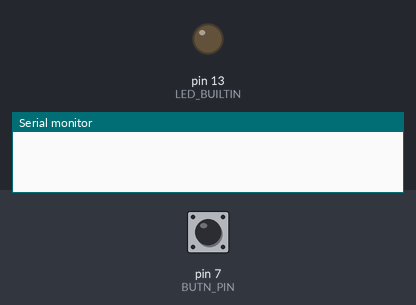
A sketch run on a simulated Arduino Uno, built with avr-gcc and run on an emulated ATmega328P. Shown: output pins drawn as LEDs (lit = HIGH), the last lines printed to the serial monitor. Inputs (shaded band) come from the test bench; at power-on: pin 7 (BUTN_PIN) LOW.

Above: at 1.2 s.
1.3 s: pin 7 (BUTN_PIN) pulled HIGH for 1 s
At 2.1 s:
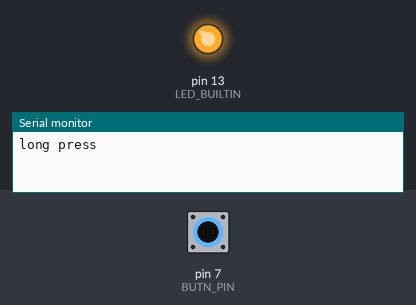
5.4 s: pin 7 (BUTN_PIN) pulled HIGH for 3.2 s
At 9.8 s:
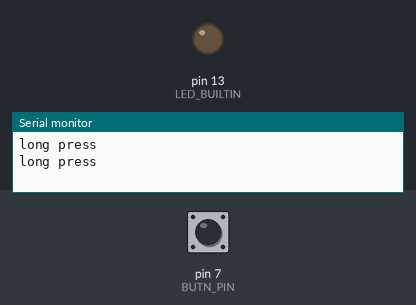
Timing chart, 0 to 11.3 s (numbered marks = the images above; inputs shaded):
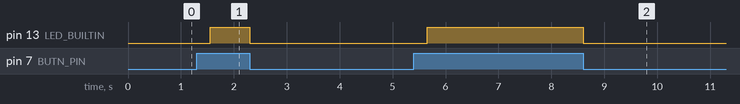

The sketch:

ir-record_transmit.ino
```cpp
// Code for HackSpace magazine
// Infrared receiver and transmitter with a button
// Hold button to record infrared signal
// Press button briefly to send dignal
// Requires an Arduino UNO, button, reciever and transmitter


#include <IRremote.h>

const int RECV_PIN = 10; // IR receiver input pin
const int BUTN_PIN = 7;

long buttonTimer = 0;
long longPressTime = 250;

bool buttonActive = false;
bool longPressActive = false;

int msglen = 0;
unsigned int receivedData[RAWBUF];
int khz = 38;

IRrecv irrecv(RECV_PIN);
IRsend irsend;
decode_results results; // decode_results class is defined in IRremote.h


void setup() {
  pinMode(LED_BUILTIN, OUTPUT);
  pinMode(BUTN_PIN, INPUT);
  Serial.begin(9600);
  irrecv.enableIRIn(); // Start the receiver

}

void loop() {

  if (digitalRead(BUTN_PIN) == HIGH) {

    if (buttonActive == false) {

      buttonActive = true;
      buttonTimer = millis();

    }

    if ((millis() - buttonTimer > longPressTime) && (longPressActive == false)) {

      longPressActive = true;

      digitalWrite(LED_BUILTIN, HIGH);

      Serial.println("long press ");
    }
  } else {

    if (buttonActive == true) {

      if (longPressActive == true) {

        longPressActive = false;
        digitalWrite(LED_BUILTIN, LOW);

      } else {

        Serial.println("short press");
        if (msglen) {
          Serial.println("Send IR length: ");
          Serial.println(msglen, DEC);
                  irsend.sendRaw(receivedData, msglen, khz);
        delay(50);
        irrecv.enableIRIn();
        }
      }
      buttonActive = false;
    }
  }

  if (irrecv.decode(&results)) {
    if (longPressActive) {
      Serial.println("GO GO GO");
      //storeCode(&results);
      msglen = results.rawlen - 1;

      for (int i = 1; i <= msglen; i++) {
        if (i % 2) {
          receivedData[i - 1] = results.rawbuf[i] * USECPERTICK - MARK_EXCESS;
        }
        else {
          // Space
          receivedData[i - 1] = results.rawbuf[i] * USECPERTICK + MARK_EXCESS;
        }
      }
    }
    irrecv.resume(); // resume receiver
  }

}
```

Measured:
- after the input at 1.3 s, pin 13 (LED_BUILTIN): LOW → HIGH after 0.25 s, → LOW 0.75 s later
- after the input at 5.4 s, pin 13 (LED_BUILTIN): LOW → HIGH after 0.25 s, → LOW 2.9 s later
